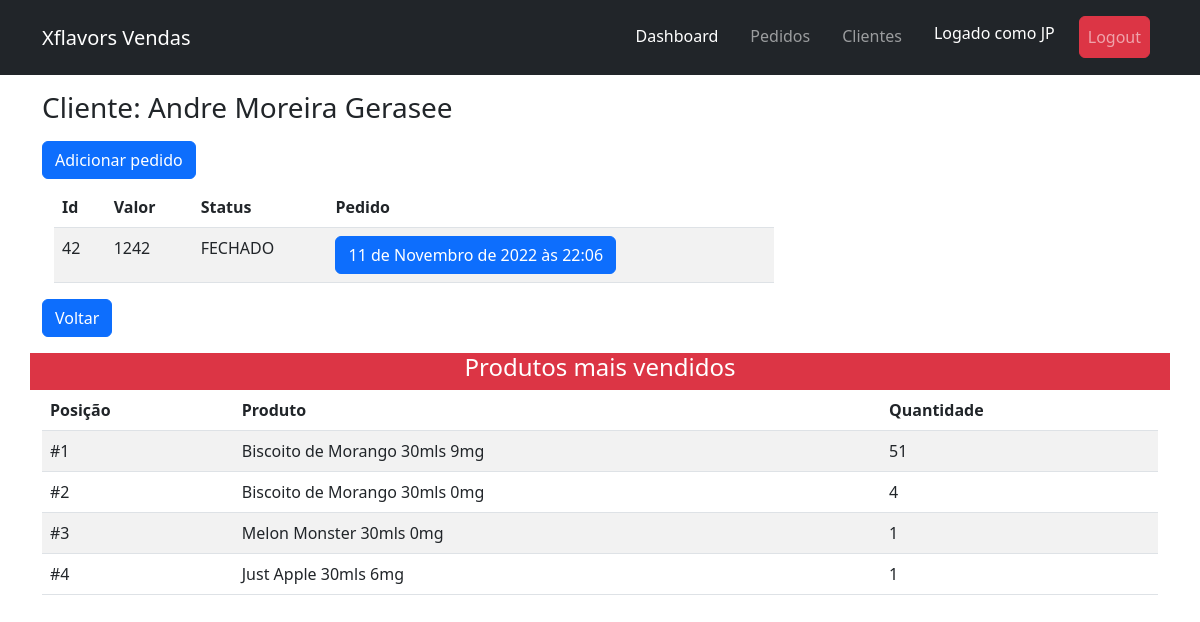
The page /pedidos/14 (signed in) on the database its author committed.
### clientes/models.py (models this page shows, shortened)
class Cliente(models.Model):
    vendedor = models.ForeignKey(Vendedor, on_delete=models.CASCADE)
    nome = models.CharField(max_length=80)
    telefone = models.IntegerField(blank= True, null=True)
    email = models.EmailField(blank= True, null=True)
    cpf = models.IntegerField(blank=True, null=True)
    slug = models.SlugField(unique=True, blank=True, null=True)
    created_at = models.DateTimeField(auto_now_add=True, blank=True, null=True)
    updated_at = models.DateTimeField(auto_now=True, blank=True, null=True)

### pedidos/models.py (models this page shows, shortened)
class Pedido(models.Model):
    cliente = models.ForeignKey(Cliente, on_delete=models.CASCADE)
    vendedor = models.ForeignKey(Vendedor, on_delete=models.CASCADE)
    items = models.ManyToManyField(Item)
    created_at = models.DateTimeField(auto_now_add=True, blank=True, null=True)
    updated_at = models.DateTimeField(auto_now=True, blank=True, null=True)
    status = models.BooleanField(default=False)
    pagamento = models.BooleanField(default=False)
    primeira_compra = models.BooleanField(default=False)
    recebido = models.BooleanField(default=False)
    def __str__(self):
        return str(self.pk)
    @property
    def valor_total(self):
        return sum([int(item.valor_total) for item in self.items.all()])

class Item(models.Model):
    produto = models.ForeignKey(Juice, on_delete=models.CASCADE)
    quantidade = models.PositiveIntegerField()
    created_at = models.DateTimeField(auto_now_add=True, blank=True, null=True)
    updated_at = models.DateTimeField(auto_now=True, blank=True, null=True)
    @property
    def valor_total(self):
        qr_item = [it.items.all() for it in self.pedido_set.all()]
        total = []
        for items in qr_item:
            for item  in items:
                total.append(item.quantidade)
        quantidade= sum(total)
        if self.produto.mg == '9mg' or self.produto.mg == '12mg':
            if quantidade >= 20 and quantidade <= 49:
                return 24 * self.quantidade
            elif quantidade >= 50 and quantidade <= 99:
                return 22 * self.quantidade
            elif quantidade >= 100 and quantidade <= 199:
                return 20 * self.quantidade
            elif quantidade >= 200:
                return 19 * self.quantidade
            else:
                return self.quantidade * 27
        else:
            if quantidade >= 20 and quantidade <= 49:
                return 22 * self.quantidade
            elif quantidade >= 50 and quantidade <= 99:
                return 20 * self.quantidade
            elif quantidade >= 100 and quantidade <= 199:
                return 18 * self.quantidade
            elif quantidade >= 200:
                return 17 * self.quantidade
            else:
                return self.quantidade * 25

### produtos/models.py (models this page shows)
class Juice(models.Model):
    NIC = (
        ("0mg", "0"),
        ("3mg", "3"),
        ("6mg", "6"),
        ("9mg", "9"),
        ("12mg", "12"),
    )
    nome = models.CharField(max_length=50)
    mls = models.IntegerField()
    mg = models.CharField(max_length= 4, choices = NIC,
        default ='0')
    valor = models.DecimalField(max_digits=8,decimal_places=2)
    descricao = models.TextField(max_length=800)
    criado = models.DateField(auto_now_add=True)
    updated = models.DateTimeField(auto_now=True)
    imagem = models.ImageField(upload_to='static/juices', null=True, blank=True)
    created_at = models.DateTimeField(auto_now_add=True, blank=True, null=True)
    updated_at = models.DateTimeField(auto_now=True, blank=True, null=True)
    def __str__(self):
        return self.nome + " " + str(self.mls) + "mls " + str(self.mg)

### pedidos/views.py (the view, shortened to what this page needs)
# urls.py: path('pedidos', todos_pedidos, name='pedidos'),
@login_required
def pedidos(request, cliente):
    clientes = Cliente.objects.filter(id=cliente)
    vendedor = Vendedor.objects.all()
    produtos = Juice.objects.all()
    pedidos = Pedido.objects.filter(cliente_id=cliente)
    item = Item.objects.all()
    items_mais_vendidos = Item.objects.filter(pedido__vendedor=request.user.vendedor.id, pedido__pagamento=True,pedido__cliente__id=cliente)
    item_p = {}
    for item in items_mais_vendidos:
        item_novo = {item.produto: item.quantidade}
        if item.produto in item_p:
            print("existe", item.produto)
            item_novo = {item.produto: item.quantidade + item_p[item.produto]}
            item_p.update(item_novo)
        else:
            item_p.update(item_novo)
    context = {
        'item_p':item_p,
        'clientes': clientes,
                'vendedor': vendedor,
                'produtos': produtos,
                'pedidos': pedidos,
                'item': item,
                }
    return render(request=request, template_name="pedidos.html",context= context)

### templates/pedidos.html (shortened to what this page needs)
{% extends 'base.html' %}
{% load static %}
{% block content %}
<div class="container my-3">
    {% for cliente in clientes %}
   <h3>Cliente: {{cliente.nome}}</h3>
    <form method="post">
        <button type="submit" class="btn btn-primary my-2">Adicionar pedido</button>
    </form>
    <div class="container">
        <div class="row">
            <div class="col-8">
                <table class="table table-striped table-inverse table-responsive">
                    <thead class="thead-default">
                    <tr>
                        <th>Id</th>
                        <th>Valor</th>
                        <th>Status</th>
                        <th>Pedido</th>
                    </tr>
                    </thead>
                    <tbody>{% for pedido in pedidos %}
                    <tr>
                        <td scope="row">{{ pedido }}</td>
                        <td>{{pedido.valor_total}}</td>
                        <td>{% if pedido.status == False %} ABERTO {% else %} FECHADO {% endif %}</td>
                        <td><a name="" id="" class="btn btn-primary" href="/pedido/{{cliente.slug}}/{{pedido.id}}"
                               role="button">{{pedido.created_at}}</a></td>
                    </tr>
                    {% endfor %}
                    </tbody>
                </table>
            </div>
        </div>
    </div>
    <a  class="btn btn-primary" href="/dashboard" role="button">Voltar</a>
</div>
<div class="container my-3">
    <div class="row bg-danger"><h4 class="text-white text-center">Produtos mais vendidos</h4></div>
        <table class="table table-striped  table-responsive">
        <thead class="thead-inverse">
        <tr>
            <th>Posição</th>
            <th>Produto</th>
            <th>Quantidade</th>
        </tr>
        </thead>
        <tbody>
        {% for item, quantidade in item_p.items|dictsortreversed:-1 %}
        <tr>
            <td scope="row">#{{ forloop.counter }}</td>
            <td>{{item}}</td>
            <td>{{quantidade}}</td>
        </tr>
        {%endfor%}
        </tbody>
    </table>
</div>
{% endfor %}
{% endblock %}

### templates/partials/_navbar.html (shortened to what this page needs)
	<nav class="navbar navbar-expand-lg navbar-dark bg-dark p-3">
<div class="container">
  <a class="navbar-brand" href="#">Xflavors Vendas</a>
  <div class=" collapse navbar-collapse" id="navbarNavDropdown">
    <ul class="navbar-nav ms-auto ">
      <li class="nav-item">
        <a class="nav-link mx-2 active" aria-current="page" href="/dashboard">Dashboard</a>
      </li>
      <li class="nav-item">
        <a class="nav-link mx-2" href="/pedidos">Pedidos</a>
      </li>
      <li class="nav-item">
        <a class="nav-link mx-2" href="/clientes">Clientes</a>
      </li>
        <li class="nav-item mx-2">
          <h4 class="nav-link text-white align-self-center">Logado como {{ request.user.username }}</h4>
      </li>
      <li class="nav-item mx-2">
         <a class="btn nav-link btn-danger btn align-self-center  " href="{% url 'logout' %}">Logout</a>
      </li>
    </ul>
  </div>
</div>
</nav>

### rows shown on the page
Cliente: nome "Andre Moreira Gerasee"
Pedido: id "42", valor_total "1242", status "FECHADO", created_at "11 de Novembro de 2022 às 22:06"
Juice: nome+mls+mg "Biscoito de Morango 30mls 9mg", quantidade "51"
Juice: nome+mls+mg "Biscoito de Morango 30mls 0mg", quantidade "4"
Juice: nome+mls+mg "Melon Monster 30mls 0mg", quantidade "1"
Juice: nome+mls+mg "Just Apple 30mls 6mg", quantidade "1"

### other values the page prints
{{ request.user.username }} "JP"
